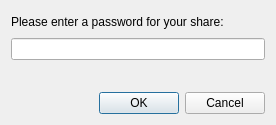
<?xml version="1.0" encoding="UTF-8"?>
<ui version="4.0">
 <class>OCC::PasswordInputDialog</class>
 <widget class="QDialog" name="OCC::PasswordInputDialog">
  <property name="windowModality">
   <enum>Qt::WindowModal</enum>
  </property>
  <property name="geometry">
   <rect>
    <x>0</x>
    <y>0</y>
    <width>276</width>
    <height>125</height>
   </rect>
  </property>
  <property name="sizePolicy">
   <sizepolicy hsizetype="Maximum" vsizetype="Preferred">
    <horstretch>0</horstretch>
    <verstretch>0</verstretch>
   </sizepolicy>
  </property>
  <property name="windowTitle">
   <string>Password for share required</string>
  </property>
  <property name="sizeGripEnabled">
   <bool>false</bool>
  </property>
  <property name="modal">
   <bool>true</bool>
  </property>
  <layout class="QVBoxLayout" name="verticalLayout">
   <item>
    <widget class="QLabel" name="passwordLineEditLabel">
     <property name="text">
      <string>Please enter a password for your share:</string>
     </property>
    </widget>
   </item>
   <item>
    <widget class="QLineEdit" name="passwordLineEdit">
     <property name="inputMask">
      <string notr="true"/>
     </property>
     <property name="echoMode">
      <enum>QLineEdit::Password</enum>
     </property>
     <property name="placeholderText">
      <string/>
     </property>
    </widget>
   </item>
   <item>
    <widget class="QLabel" name="labelErrorMessage">
     <property name="enabled">
      <bool>true</bool>
     </property>
     <property name="styleSheet">
      <string notr="true">color: rgb(118, 118, 118)</string>
     </property>
     <property name="text">
      <string/>
     </property>
     <property name="wordWrap">
      <bool>true</bool>
     </property>
    </widget>
   </item>
   <item>
    <widget class="QDialogButtonBox" name="buttonBox">
     <property name="orientation">
      <enum>Qt::Horizontal</enum>
     </property>
     <property name="standardButtons">
      <set>QDialogButtonBox::Cancel|QDialogButtonBox::Ok</set>
     </property>
    </widget>
   </item>
  </layout>
 </widget>
 <resources/>
 <connections>
  <connection>
   <sender>buttonBox</sender>
   <signal>accepted()</signal>
   <receiver>OCC::PasswordInputDialog</receiver>
   <slot>accept()</slot>
   <hints>
    <hint type="sourcelabel">
     <x>248</x>
     <y>254</y>
    </hint>
    <hint type="destinationlabel">
     <x>157</x>
     <y>274</y>
    </hint>
   </hints>
  </connection>
  <connection>
   <sender>buttonBox</sender>
   <signal>rejected()</signal>
   <receiver>OCC::PasswordInputDialog</receiver>
   <slot>reject()</slot>
   <hints>
    <hint type="sourcelabel">
     <x>316</x>
     <y>260</y>
    </hint>
    <hint type="destinationlabel">
     <x>286</x>
     <y>274</y>
    </hint>
   </hints>
  </connection>
 </connections>
</ui>
